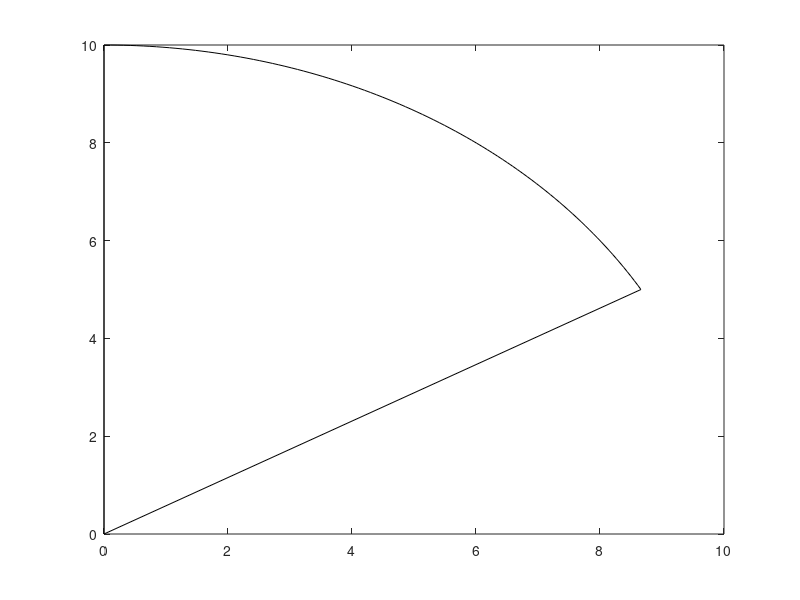

This figure's MATLAB source:
clear all
x0 = 0;
y0 = 0;
r = 10;
thmean = 60/180*pi;
thspan = 60/180*pi;
th = linspace(thmean-1/2*thspan,thmean+1/2*thspan,100);
x = r*cos(th)+x0;
y = r*sin(th)+y0;
plot([x,0,x(1)],[y,0,y(1)],'-k');
